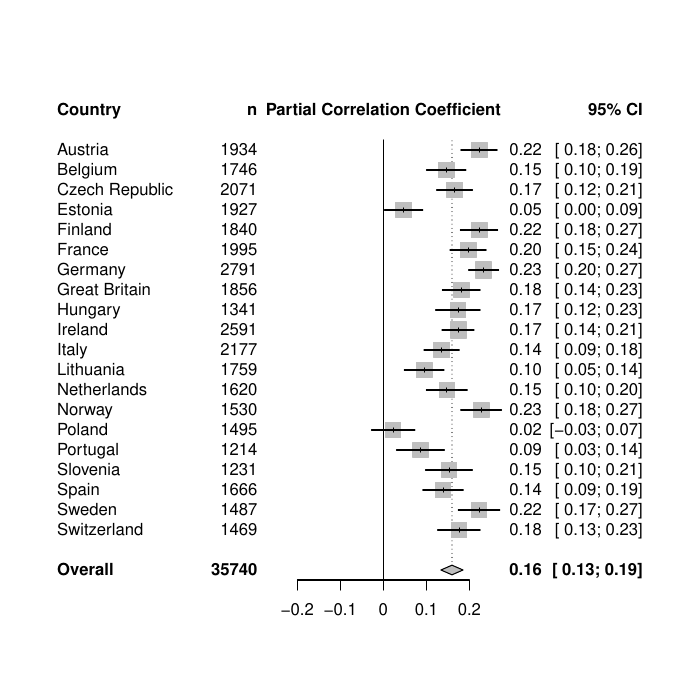

Here is the R script that generated this plot:
#Create forest plot of country estimates

library(dmetar)
library(meta)

# country-level
#nrow(country.effs.dat)
#col.vect.cntry<-rep(c("#4CC542","#05B3D8"),each=10)

m <- metacor(cor=partial_r,
             n=n,
             data=country.effs.dat,
             studlab=country.effs.dat$country,
             comb.fixed = FALSE,
             comb.random = TRUE,
             prediction=TRUE,
             sm="ZCOR",
             backtransf=TRUE,
             level=.95)
m

grDevices::pdf(file = "forestplot.pdf",family="sans") 

forest.m<-meta::forest(m,overall=T,
                       #layout = "JAMA",
                       prediction=F,
                       leftlabs=c("Country","n"),
                       print.I2=F,
                       print.tau2=F,
                       het.stat=F,
                       overall.hetstat=F,
                       text.random="Overall",
                       #weights=F,
                       #label.right="Partial Correlation Coefficient",
                       #bottom.lr=F
                       rightcols=c("effect", "ci"),
                       rightlabs = c("","95% CI"),
                       smlab = "Partial Correlation Coefficient",
                       weight.study="random"#,
                       #col.study=col.vect.cntry,
                       #col.square=col.vect.cntry
                       
)

graphics.off()


# print separate plots for voting groups within each country


cntry.vect<-as.character(unique(country.effs.dat$cntry))

#drop groups smaller than 6
voting.group.plot.dat<-voting.group.slopes.dat %>%
  filter(n.y>4)

voting.group.plot.dat$color<-ifelse(voting.group.plot.dat$anti.imm==1,
                                    "#05B3D8",
                                    ifelse(voting.group.plot.dat$pro.env==1,
                                           "#4CC542","darkgray"))

table(voting.group.plot.dat$color)

pdf("forest_for_each_country.pdf",family = "sans",width = 12,height=10)

for (i in cntry.vect){
  
  dat.temp<-voting.group.plot.dat[grepl(paste0(i,": "),voting.group.plot.dat$voting.group),]
  
  m.temp <- metacor(cor=observed_r,
                    n=n.y,
                    data=dat.temp,
                    studlab=dat.temp[,"voting.group"],
                    comb.fixed = FALSE,
                    comb.random = TRUE,
                    prediction=TRUE,
                    sm="ZCOR",
                    backtransf=TRUE,
                    level=.95)
  
  forest.m.temp<-meta::forest(m.temp,overall=T,
                              prediction=F,
                              leftlabs=c("Voting group","n"),
                              print.I2=F,
                              print.tau2=F,
                              het.stat=F,
                              overall.hetstat=F,
                              text.random="Overall",
                              rightcols=c("effect", "ci"),
                              rightlabs = c("","95% CI"),
                              smlab = "Correlation Coefficient",
                              weight.study="random",
                              xlim=c(-0.8,0.8),
                              col.study=dat.temp[,"color"],
                              col.square=dat.temp[,"color"])
  
}


dev.off()


# print separate plots for anti-immigration parties


#drop groups smaller than 6 and filter only anti-refugee parties
anti.imm.group.plot.dat<-voting.group.slopes.dat %>%
  filter(n.y>4,anti.imm==1)

anti.imm.group.plot.dat$color<-"#05B3D8"

pdf("forest_for_anti_refugee.pdf",family = "sans",width = 12,height=10)

m.anti.imm <- metacor(cor=observed_r,
                    n=n.y,
                    data=anti.imm.group.plot.dat,
                    studlab=anti.imm.group.plot.dat[,"voting.group"],
                    comb.fixed = FALSE,
                    comb.random = TRUE,
                    prediction=TRUE,
                    sm="ZCOR",
                    backtransf=TRUE,
                    level=.95)

m.anti.imm
  
forest.m.anti.imm<-meta::forest(m.anti.imm,overall=T,
                              prediction=F,
                              leftlabs=c("Voting group","n"),
                              print.I2=F,
                              print.tau2=F,
                              het.stat=F,
                              overall.hetstat=F,
                              text.random="Overall",
                              rightcols=c("effect", "ci"),
                              rightlabs = c("","95% CI"),
                              smlab = "Correlation Coefficient",
                              weight.study="random",
                              xlim=c(-0.8,0.8),
                              col.study=anti.imm.group.plot.dat[,"color"],
                              col.square=anti.imm.group.plot.dat[,"color"])
  

dev.off()


#drop groups smaller than 6 and filter only pro-environment parties
pro.env.group.plot.dat<-voting.group.slopes.dat %>%
  filter(n.y>4,pro.env==1)

pro.env.group.plot.dat$color<-"#4CC542"

pdf("forest_for_pro_environment.pdf",family = "sans",width = 12,height=10)

m.pro.env <- metacor(cor=observed_r,
                      n=n.y,
                      data=pro.env.group.plot.dat,
                      studlab=pro.env.group.plot.dat[,"voting.group"],
                      comb.fixed = FALSE,
                      comb.random = TRUE,
                      prediction=TRUE,
                      sm="ZCOR",
                      backtransf=TRUE,
                      level=.95)

m.pro.env

forest.m.pro.env<-meta::forest(m.pro.env,overall=T,
                                prediction=F,
                                leftlabs=c("Voting group","n"),
                                print.I2=F,
                                print.tau2=F,
                                het.stat=F,
                                overall.hetstat=F,
                                text.random="Overall",
                                rightcols=c("effect", "ci"),
                                rightlabs = c("","95% CI"),
                                smlab = "Correlation Coefficient",
                                weight.study="random",
                                xlim=c(-0.8,0.8),
                                col.study=pro.env.group.plot.dat[,"color"],
                                col.square=pro.env.group.plot.dat[,"color"])


dev.off()